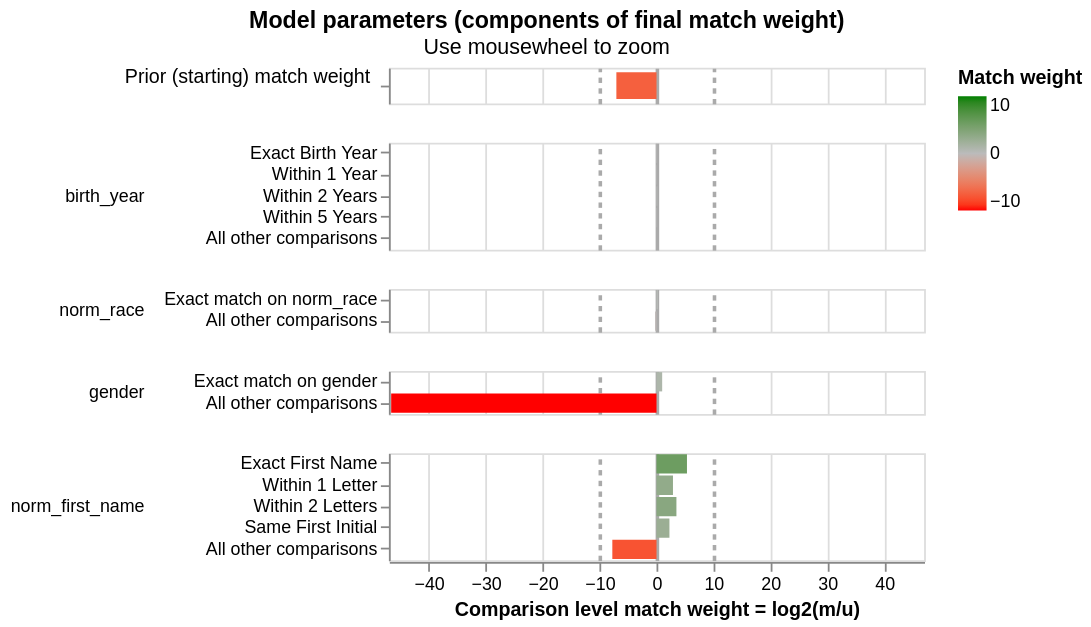

Source (notebook cell):
### Markdown cell above
### Visualizing Model Parameters

### Code cell
linker.visualisations.match_weights_chart()

### Figure 1 — Vega-Lite specification as saved in the notebook (floating-point values rounded to 4 significant figures)
{"config": {"view": {"continuousWidth": 300, "continuousHeight": 300, "discreteHeight": 60, "discreteWidth": 400}, "header": {"title": null}, "mark": {"tooltip": null}, "title": {"anchor": "middle"}}, "vconcat": [{"mark": {"type": "bar", "clip": true, "height": 15}, "encoding": {"color": {"field": "log2_bayes_factor", "scale": {"domain": [-10, 0, 10], "interpolate": "lab", "range": ["red", "#bbbbbb", "green"]}, "title": "Match weight", "type": "quantitative"}, "tooltip": [{"field": "comparison_name", "title": "Comparison name", "type": "nominal"}, {"field": "probability_two_random_records_match", "format": ".4f", "title": "Probability two random records match", "type": "nominal"}, {"field": "log2_bayes_factor", "format": ",.4f", "title": "Equivalent match weight", "type": "quantitative"}, {"field": "bayes_factor_description", "title": "Match weight description", "type": "nominal"}], "x": {"axis": {"domain": false, "gridColor": {"condition": {"test": "abs(datum.value / 10)  <= 1 & datum.value % 10 === 0", "value": "#aaa"}, "value": "#ddd"}, "gridDash": {"condition": {"test": "abs(datum.value / 10) == 1", "value": [3]}, "value": null}, "gridWidth": {"condition": {"test": "abs(datum.value / 10)  <= 1 & datum.value % 10 === 0", "value": 2}, "value": 1}, "labels": false, "ticks": false, "title": ""}, "field": "log2_bayes_factor", "scale": {"domain": [-47, 47]}, "type": "quantitative"}, "y": {"axis": {"title": "Prior (starting) match weight", "titleAlign": "right", "titleAngle": 0, "titleFontWeight": "normal"}, "field": "label_for_charts", "sort": {"field": "comparison_vector_value", "order": "descending"}, "type": "nominal"}}, "height": 20, "transform": [{"filter": "(datum.comparison_name == 'probability_two_random_records_match')"}]}, {"mark": {"type": "bar", "clip": true}, "encoding": {"color": {"field": "log2_bayes_factor", "scale": {"domain": [-10, 0, 10], "interpolate": "lab", "range": ["red", "#bbbbbb", "green"]}, "title": "Match weight", "type": "quantitative"}, "row": {"field": "comparison_name", "header": {"labelAlign": "left", "labelAnchor": "middle", "labelAngle": 0}, "sort": {"field": "comparison_sort_order"}, "type": "nominal"}, "tooltip": [{"field": "comparison_name", "title": "Comparison name", "type": "nominal"}, {"field": "label_for_charts", "title": "Label", "type": "ordinal"}, {"field": "sql_condition", "title": "SQL condition", "type": "nominal"}, {"field": "m_probability", "format": ".10~g", "title": "M probability", "type": "quantitative"}, {"field": "u_probability", "format": ".10~g", "title": "U probability", "type": "quantitative"}, {"field": "bayes_factor", "format": ",.6f", "title": "Bayes factor = m/u", "type": "quantitative"}, {"field": "log2_bayes_factor", "format": ".4~g", "title": "Match weight = log2(m/u)", "type": "quantitative"}, {"field": "bayes_factor_description", "title": "Match weight description", "type": "nominal"}, {"field": "m_probability_description", "title": "m probability description", "type": "nominal"}, {"field": "u_probability_description", "title": "u probability description", "type": "nominal"}], "x": {"axis": {"gridColor": {"condition": {"test": "abs(datum.value / 10)  <= 1 & datum.value % 10 === 0", "value": "#aaa"}, "value": "#ddd"}, "gridDash": {"condition": {"test": "abs(datum.value / 10) == 1", "value": [3]}, "value": null}, "gridWidth": {"condition": {"test": "abs(datum.value / 10)  <= 1 & datum.value % 10 === 0", "value": 2}, "value": 1}, "title": "Comparison level match weight = log2(m/u)"}, "field": "log2_bayes_factor", "scale": {"domain": [-47, 47]}, "type": "quantitative"}, "y": {"axis": {"title": null}, "field": "label_for_charts", "sort": {"field": "comparison_vector_value", "order": "descending"}, "type": "nominal"}}, "height": {"step": 12}, "resolve": {"axis": {"y": "independent"}, "scale": {"y": "independent"}}, "transform": [{"filter": "(datum.comparison_name != 'probability_two_random_records_match')"}]}], "data": {"name": "data-03ffcd5700d1338e3eed1d7b97a9d256"}, "params": [{"name": "mouse_zoom", "select": {"type": "interval", "encodings": ["x"]}, "bind": "scales", "views": []}], "resolve": {"axis": {"y": "independent"}, "scale": {"y": "independent"}}, "title": {"text": "Model parameters (components of final match weight)", "subtitle": "Use mousewheel to zoom"}, "$schema": "https://vega.github.io/schema/vega-lite/v5.9.3.json", "datasets": {"data-03ffcd5700d1338e3eed1d7b97a9d256": [{"comparison_name": "probability_two_random_records_match", "sql_condition": null, "label_for_charts": "", "m_probability": null, "u_probability": null, "m_probability_description": null, "u_probability_description": null, "has_tf_adjustments": false, "tf_adjustment_column": null, "tf_adjustment_weight": null, "is_null_level": false, "bayes_factor": 0.007545, "log2_bayes_factor": -7.05, "comparison_vector_value": 0, "max_comparison_vector_value": 0, "bayes_factor_description": "The probability that two random records drawn at random match is 0.007 or one in  133.5 records.This is equivalent to a starting match weight of -7.050.", "probability_two_random_records_match": 0.007488, "comparison_sort_order": -1}, {"comparison_name": "birth_year", "sql_condition": "abs(birth_year_l - birth_year_r) = 0", "label_for_charts": "Exact Birth Year", "m_probability": 0.01629, "u_probability": 0.01526, "m_probability_description": "Amongst matching record comparisons, 1.629% of records (i.e. one in 61.38) are in the exact birth year comparison level", "u_probability_description": "Amongst non-matching record comparisons, 1.526% of records (i.e. one in 65.54) are in the exact birth year comparison level", "has_tf_adjustments": false, "tf_adjustment_column": null, "tf_adjustment_weight": 1.0, "is_null_level": false, "bayes_factor": 1.068, "log2_bayes_factor": 0.09457, "comparison_vector_value": 4, "max_comparison_vector_value": 4, "bayes_factor_description": "If comparison level is `exact birth year` then comparison is 1.068 times more likely to be a match", "probability_two_random_records_match": 0.007488, "comparison_sort_order": 0}, {"comparison_name": "birth_year", "sql_condition": "abs(birth_year_l - birth_year_r) <= 1", "label_for_charts": "Within 1 Year", "m_probability": 0.0309, "u_probability": 0.02961, "m_probability_description": "Amongst matching record comparisons, 3.09% of records (i.e. one in 32.36) are in the within 1 year comparison level", "u_probability_description": "Amongst non-matching record comparisons, 2.961% of records (i.e. one in 33.78) are in the within 1 year comparison level", "has_tf_adjustments": false, "tf_adjustment_column": null, "tf_adjustment_weight": 1.0, "is_null_level": false, "bayes_factor": 1.044, "log2_bayes_factor": 0.06173, "comparison_vector_value": 3, "max_comparison_vector_value": 4, "bayes_factor_description": "If comparison level is `within 1 year` then comparison is 1.044 times more likely to be a match", "probability_two_random_records_match": 0.007488, "comparison_sort_order": 0}, {"comparison_name": "birth_year", "sql_condition": "abs(birth_year_l - birth_year_r) <= 2", "label_for_charts": "Within 2 Years", "m_probability": 0.03217, "u_probability": 0.02915, "m_probability_description": "Amongst matching record comparisons, 3.217% of records (i.e. one in 31.09) are in the within 2 years comparison level", "u_probability_description": "Amongst non-matching record comparisons, 2.915% of records (i.e. one in 34.3) are in the within 2 years comparison level", "has_tf_adjustments": false, "tf_adjustment_column": null, "tf_adjustment_weight": 1.0, "is_null_level": false, "bayes_factor": 1.103, "log2_bayes_factor": 0.1421, "comparison_vector_value": 2, "max_comparison_vector_value": 4, "bayes_factor_description": "If comparison level is `within 2 years` then comparison is 1.103 times more likely to be a match", "probability_two_random_records_match": 0.007488, "comparison_sort_order": 0}, {"comparison_name": "birth_year", "sql_condition": "abs(birth_year_l - birth_year_r) <= 5", "label_for_charts": "Within 5 Years", "m_probability": 0.09535, "u_probability": 0.08926, "m_probability_description": "Amongst matching record comparisons, 9.535% of records (i.e. one in 10.49) are in the within 5 years comparison level", "u_probability_description": "Amongst non-matching record comparisons, 8.926% of records (i.e. one in 11.2) are in the within 5 years comparison level", "has_tf_adjustments": false, "tf_adjustment_column": null, "tf_adjustment_weight": 1.0, "is_null_level": false, "bayes_factor": 1.068, "log2_bayes_factor": 0.09525, "comparison_vector_value": 1, "max_comparison_vector_value": 4, "bayes_factor_description": "If comparison level is `within 5 years` then comparison is 1.068 times more likely to be a match", "probability_two_random_records_match": 0.007488, "comparison_sort_order": 0}, {"comparison_name": "birth_year", "sql_condition": "ELSE", "label_for_charts": "All other comparisons", "m_probability": 0.8253, "u_probability": 0.8367, "m_probability_description": "Amongst matching record comparisons, 82.53% of records (i.e. one in 1.212) are in the all other comparisons comparison level", "u_probability_description": "Amongst non-matching record comparisons, 83.67% of records (i.e. one in 1.195) are in the all other comparisons comparison level", "has_tf_adjustments": false, "tf_adjustment_column": null, "tf_adjustment_weight": 1.0, "is_null_level": false, "bayes_factor": 0.9863, "log2_bayes_factor": -0.01986, "comparison_vector_value": 0, "max_comparison_vector_value": 4, "bayes_factor_description": "If comparison level is `all other comparisons` then comparison is 1.014 times less likely to be a match", "probability_two_random_records_match": 0.007488, "comparison_sort_order": 0}, {"comparison_name": "norm_race", "sql_condition": "\"norm_race_l\" = \"norm_race_r\"", "label_for_charts": "Exact match on norm_race", "m_probability": 0.5382, "u_probability": 0.4531, "m_probability_description": "Amongst matching record comparisons, 53.82% of records (i.e. one in 1.858) are in the exact match on norm_race comparison level", "u_probability_description": "Amongst non-matching record comparisons, 45.31% of records (i.e. one in 2.207) are in the exact match on norm_race comparison level", "has_tf_adjustments": false, "tf_adjustment_column": null, "tf_adjustment_weight": 1.0, "is_null_level": false, "bayes_factor": 1.188, "log2_bayes_factor": 0.2483, "comparison_vector_value": 1, "max_comparison_vector_value": 1, "bayes_factor_description": "If comparison level is `exact match on norm_race` then comparison is 1.188 times more likely to be a match", "probability_two_random_records_match": 0.007488, "comparison_sort_order": 1}, {"comparison_name": "norm_race", "sql_condition": "ELSE", "label_for_charts": "All other comparisons", "m_probability": 0.4618, "u_probability": 0.5469, "m_probability_description": "Amongst matching record comparisons, 46.18% of records (i.e. one in 2.165) are in the all other comparisons comparison level", "u_probability_description": "Amongst non-matching record comparisons, 54.69% of records (i.e. one in 1.829) are in the all other comparisons comparison level", "has_tf_adjustments": false, "tf_adjustment_column": null, "tf_adjustment_weight": 1.0, "is_null_level": false, "bayes_factor": 0.8444, "log2_bayes_factor": -0.2439, "comparison_vector_value": 0, "max_comparison_vector_value": 1, "bayes_factor_description": "If comparison level is `all other comparisons` then comparison is 1.184 times less likely to be a match", "probability_two_random_records_match": 0.007488, "comparison_sort_order": 1}, {"comparison_name": "gender", "sql_condition": "\"gender_l\" = \"gender_r\"", "label_for_charts": "Exact match on gender", "m_probability": 1.0, "u_probability": 0.502, "m_probability_description": "Amongst matching record comparisons, 100% of records (i.e. one in 1) are in the exact match on gender comparison level", "u_probability_description": "Amongst non-matching record comparisons, 50.2% of records (i.e. one in 1.992) are in the exact match on gender comparison level", "has_tf_adjustments": false, "tf_adjustment_column": null, "tf_adjustment_weight": 1.0, "is_null_level": false, "bayes_factor": 1.992, "log2_bayes_factor": 0.9943, "comparison_vector_value": 1, "max_comparison_vector_value": 1, "bayes_factor_description": "If comparison level is `exact match on gender` then comparison is 1.992 times more likely to be a match", "probability_two_random_records_match": 0.007488, "comparison_sort_order": 2}, {"comparison_name": "gender", "sql_condition": "ELSE", "label_for_charts": "All other comparisons", "m_probability": 4.658e-15, "u_probability": 0.498, "m_probability_description": "Amongst matching record comparisons, 4.658e-13% of records (i.e. one in 214,672,615,126,124) are in the all other comparisons comparison level", "u_probability_description": "Amongst non-matching record comparisons, 49.8% of records (i.e. one in 2.008) are in the all other comparisons comparison level", "has_tf_adjustments": false, "tf_adjustment_column": null, "tf_adjustment_weight": 1.0, "is_null_level": false, "bayes_factor": 9.353e-15, "log2_bayes_factor": -46.6, "comparison_vector_value": 0, "max_comparison_vector_value": 1, "bayes_factor_description": "If comparison level is `all other comparisons` then comparison is 106,912,535,914,820 times less likely to be a match", "probability_two_random_records_match": 0.007488, "comparison_sort_order": 2}, {"comparison_name": "norm_first_name", "sql_condition": "levenshtein(norm_first_name_l, norm_first_name_r) = 0", "label_for_charts": "Exact First Name", "m_probability": 0.5971, "u_probability": 0.01465, "m_probability_description": "Amongst matching record comparisons, 59.71% of records (i.e. one in 1.675) are in the exact first name comparison level", "u_probability_description": "Amongst non-matching record comparisons, 1.465% of records (i.e. one in 68.27) are in the exact first name comparison level", "has_tf_adjustments": false, "tf_adjustment_column": null, "tf_adjustment_weight": 1.0, "is_null_level": false, "bayes_factor": 40.76, "log2_bayes_factor": 5.349, "comparison_vector_value": 4, "max_comparison_vector_value": 4, "bayes_factor_description": "If comparison level is `exact first name` then comparison is 40.76 times more likely to be a match", "probability_two_random_records_match": 0.007488, "comparison_sort_order": 3}, {"comparison_name": "norm_first_name", "sql_condition": "levenshtein(norm_first_name_l, norm_first_name_r) = 1", "label_for_charts": "Within 1 Letter", "m_probability": 0.04095, "u_probability": 0.005521, "m_probability_description": "Amongst matching record comparisons, 4.095% of records (i.e. one in 24.42) are in the within 1 letter comparison level", "u_probability_description": "Amongst non-matching record comparisons, 0.5521% of records (i.e. one in 181) are in the within 1 letter comparison level", "has_tf_adjustments": false, "tf_adjustment_column": null, "tf_adjustment_weight": 1.0, "is_null_level": false, "bayes_factor": 7.419, "log2_bayes_factor": 2.891, "comparison_vector_value": 3, "max_comparison_vector_value": 4, "bayes_factor_description": "If comparison level is `within 1 letter` then comparison is 7.419 times more likely to be a match", "probability_two_random_records_match": 0.007488, "comparison_sort_order": 3}, {"comparison_name": "norm_first_name", "sql_condition": "levenshtein(norm_first_name_l, norm_first_name_r) = 2", "label_for_charts": "Within 2 Letters", "m_probability": 0.05862, "u_probability": 0.005193, "m_probability_description": "Amongst matching record comparisons, 5.862% of records (i.e. one in 17.06) are in the within 2 letters comparison level", "u_probability_description": "Amongst non-matching record comparisons, 0.5193% of records (i.e. one in 193) are in the within 2 letters comparison level", "has_tf_adjustments": false, "tf_adjustment_column": null, "tf_adjustment_weight": 1.0, "is_null_level": false, "bayes_factor": 11.29, "log2_bayes_factor": 3.497, "comparison_vector_value": 2, "max_comparison_vector_value": 4, "bayes_factor_description": "If comparison level is `within 2 letters` then comparison is 11.29 times more likely to be a match", "probability_two_random_records_match": 0.007488, "comparison_sort_order": 3}, {"comparison_name": "norm_first_name", "sql_condition": "substr(norm_first_name_l, 1, 1) = substr(norm_first_name_r, 1, 1)", "label_for_charts": "Same First Initial", "m_probability": 0.2992, "u_probability": 0.06202, "m_probability_description": "Amongst matching record comparisons, 29.92% of records (i.e. one in 3.343) are in the same first initial comparison level", "u_probability_description": "Amongst non-matching record comparisons, 6.202% of records (i.e. one in 16.12) are in the same first initial comparison level", "has_tf_adjustments": false, "tf_adjustment_column": null, "tf_adjustment_weight": 1.0, "is_null_level": false, "bayes_factor": 4.823, "log2_bayes_factor": 2.27, "comparison_vector_value": 1, "max_comparison_vector_value": 4, "bayes_factor_description": "If comparison level is `same first initial` then comparison is 4.823 times more likely to be a match", "probability_two_random_records_match": 0.007488, "comparison_sort_order": 3}, {"comparison_name": "norm_first_name", "sql_condition": "ELSE", "label_for_charts": "All other comparisons", "m_probability": 0.004211, "u_probability": 0.9126, "m_probability_description": "Amongst matching record comparisons, 0.4211% of records (i.e. one in 237) are in the all other comparisons comparison level", "u_probability_description": "Amongst non-matching record comparisons, 91.26% of records (i.e. one in 1.096) are in the all other comparisons comparison level", "has_tf_adjustments": false, "tf_adjustment_column": null, "tf_adjustment_weight": 1.0, "is_null_level": false, "bayes_factor": 0.004614, "log2_bayes_factor": -7.76, "comparison_vector_value": 0, "max_comparison_vector_value": 4, "bayes_factor_description": "If comparison level is `all other comparisons` then comparison is 217 times less likely to be a match", "probability_two_random_records_match": 0.007488, "comparison_sort_order": 3}]}}
